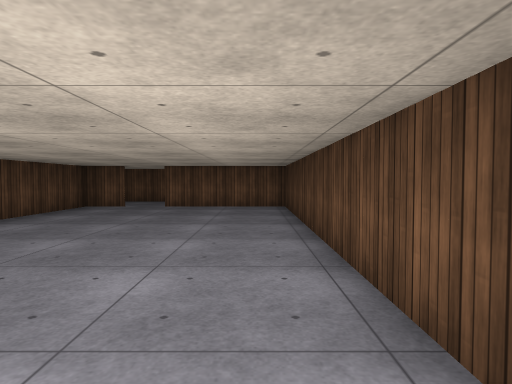
View 1 (above)

24 first-person views from a walk through a 3-D level made in the Unity game engine. The camera is 1.3 m above the floor, tilts 2° down and sees 75° across. Doors are open. The floor is counted in squares, 2 m on a side. Each view is taken from the middle of a square. On the plan, view 1 faces up. The plan holds only what a view shows up to about 10 squares ahead; the rest is blank. The place goes on beyond the plan. The player character is not drawn. Surface patterns are stand-ins for the level's own textures.

View 2
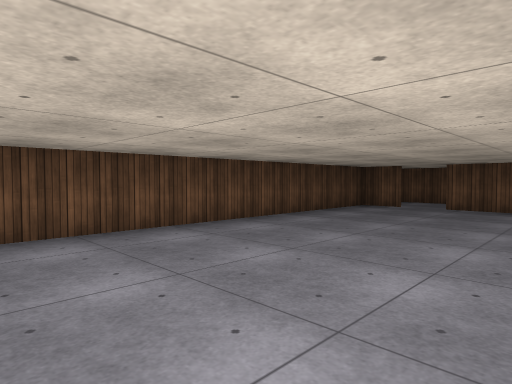

View 3
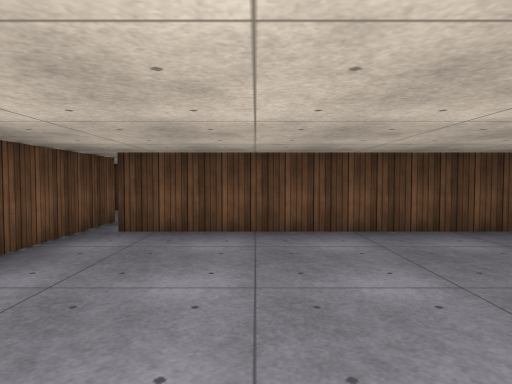

View 4
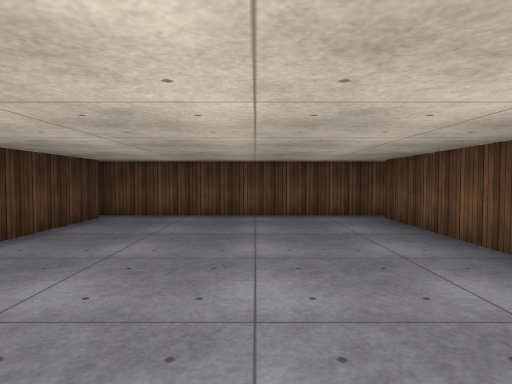

View 5
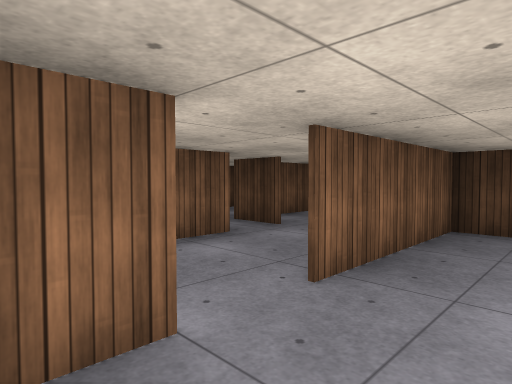

View 6
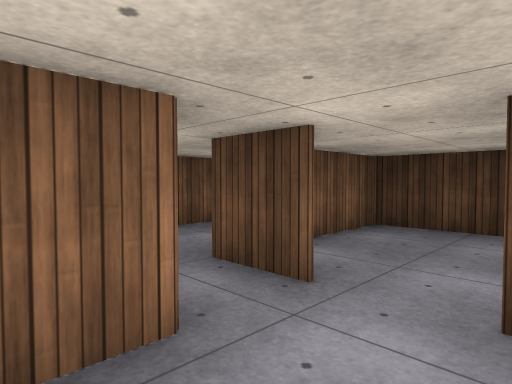

View 7
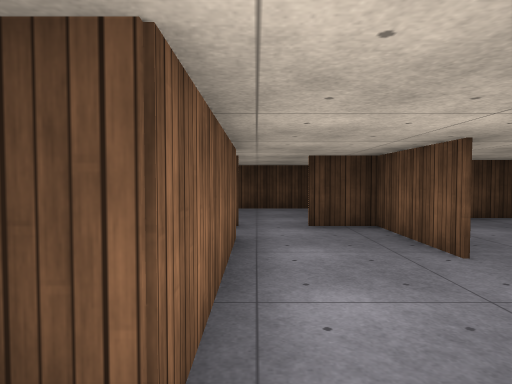

View 8
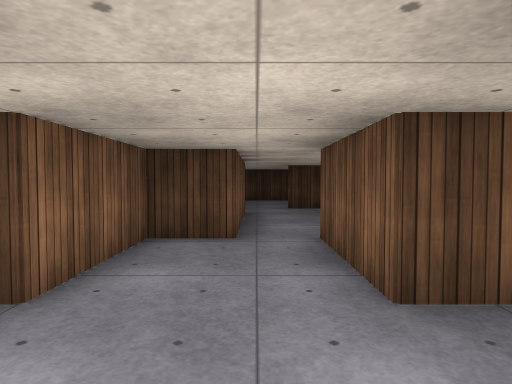

View 9
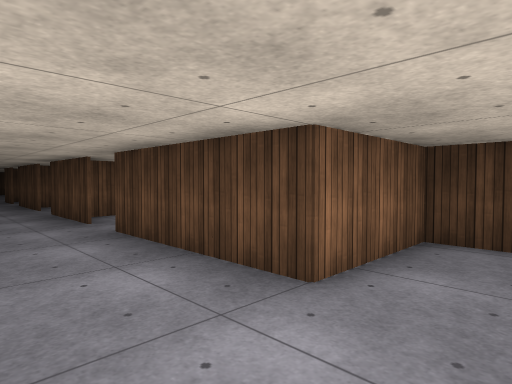

View 10
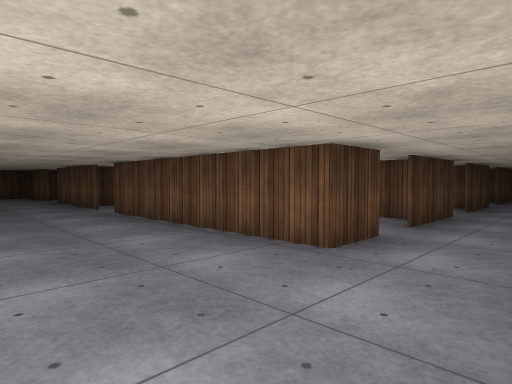

View 11
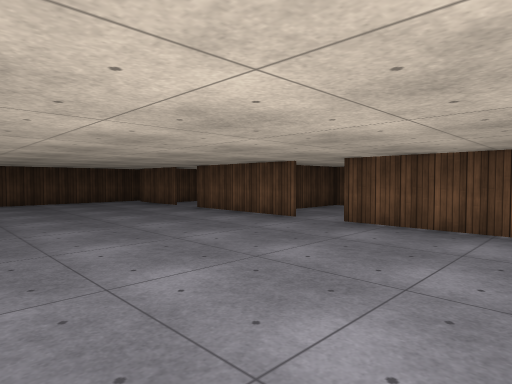

View 12
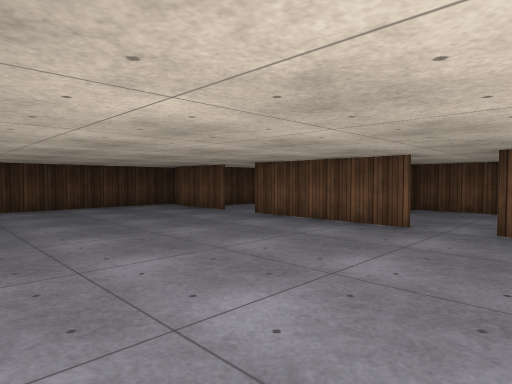

View 13
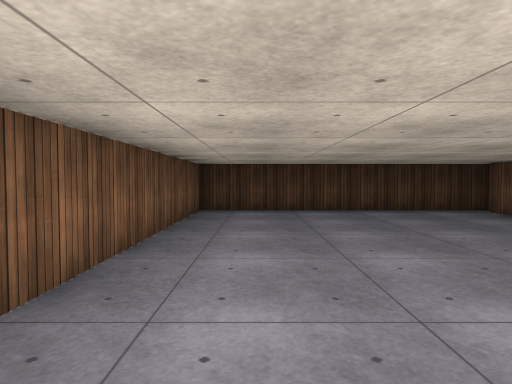

View 14
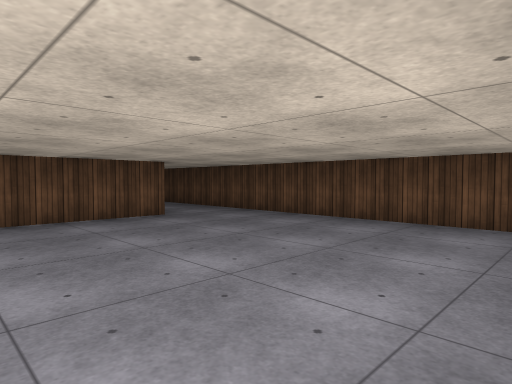

View 15
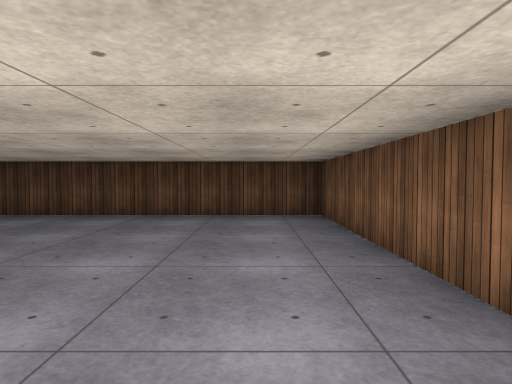

View 16
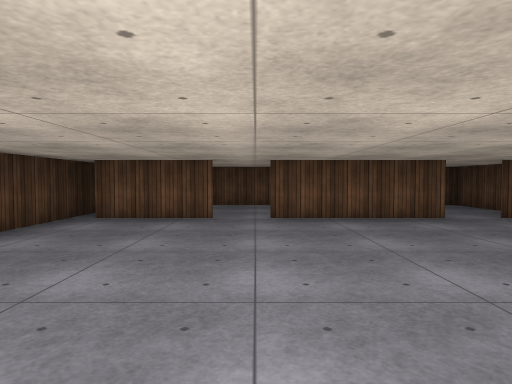

View 17
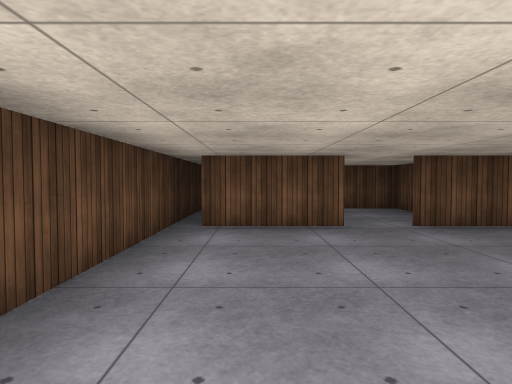

View 18
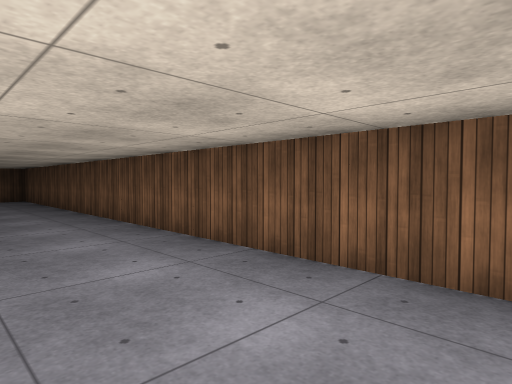

View 19
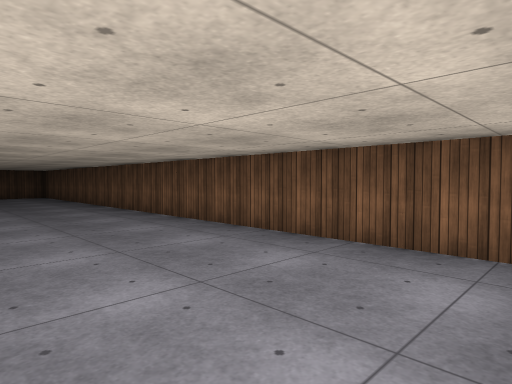

View 20
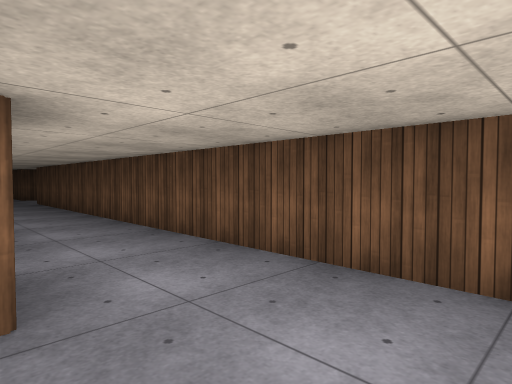

View 21
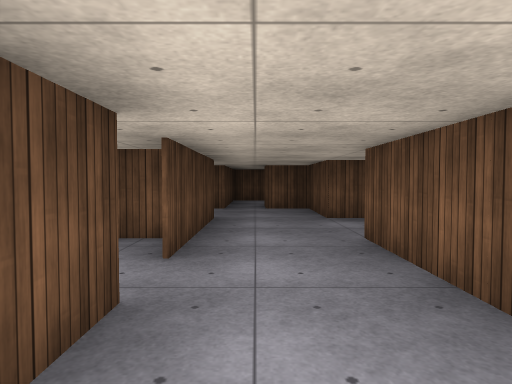

View 22
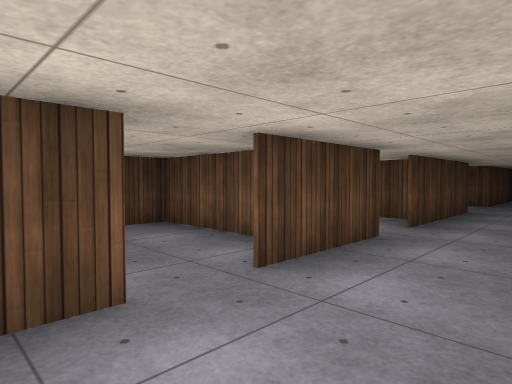

View 23
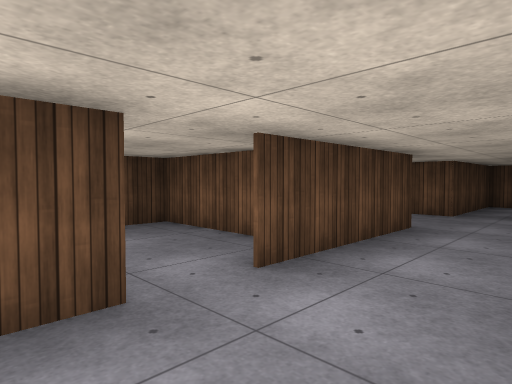

View 24
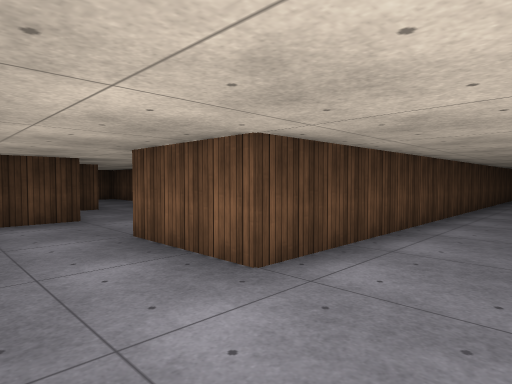

### Floor plan
Ten units are one square. View 1 is at (0, 0); x grows to the right and y downward. Boxes are objects, and circles mark ways between rooms. Rooms are numbered by the first view taken in them; rooms with no view inside come last. Other rooms are left out.
<svg viewBox="-125 -287 192 314">
<path fill="none" stroke="#000" d="M7 18 7 -82 -22 -82M-52 22 10 22M-31 -82 -42 -82 -42 18M-11 -102 -43 -102M-3 -101 -3 -112M-22 -83 -3 -83 -3 -92M-4 -223 28 -223M-63 -211 -63 -223 -12 -223M36 -223 59 -223M-63 -181 -63 -202M62 -195 62 -282 -82 -282 -82 -132M-63 -151 -63 -172M-43 -102 -43 -112 -63 -112 -63 -142M-103 -113 -82 -113 -82 -93 -71 -93M-63 -93 -42 -93M-103 -5 -103 -113M-22 -210 -22 -193 7 -193 7 -219M18 -202 18 -193 41 -193M47 -202 47 -216M27 -87 27 -112 9 -112M-54 -162 -60 -162M-61 -133 -33 -133 -33 -140"/>
<circle cx="-25" cy="-80" r="3" fill="#2a7"/>
<circle cx="-40" cy="-95" r="3" fill="#2a7"/>
<circle cx="-95" cy="-125" r="3" fill="#2a7"/>
<circle cx="-5" cy="-220" r="3" fill="#2a7"/>
<circle cx="35" cy="-220" r="3" fill="#2a7"/>
<circle cx="-60" cy="-145" r="3" fill="#2a7"/>
<text x="-10" y="-20">1</text>
<text x="-20" y="-100">2</text>
<text x="-20" y="-230">3</text>
<text x="-110" y="-70">4</text>
<text x="-10" y="-210">5</text>
<text x="30" y="-210">6</text>
<text x="10" y="-100">7</text>
<text x="-50" y="-150">8</text>
</svg>
Room 1 opens to room 2. Room 2 opens to room 3. Room 3 opens to room 4. Room 3 opens to room 5. Room 3 opens to room 6. Room 3 opens to room 8.

Where each view was taken, in squares from view 1:
view 1: 0 up, 0 right, facing up
view 2: 0 up, 0 right, facing up-left
view 3: 0 up, 0 right, facing left
view 4: 4 up, 2 left, facing down
view 5: 7 up, 4 left, facing up-right
view 6: 9 up, 2 left, facing up-right
view 7: 10 up, 5 left, facing right
view 8: 10 up, 8 left, facing right
view 9: 10 up, 8 left, facing up-right
view 10: 25 up, 8 left, facing down-right
view 11: 27 up, 4 left, facing down-right
view 12: 27 up, 2 left, facing down-right
view 13: 27 up, 1 left, facing right
view 14: 28 up, 3 left, facing down-left
view 15: 27 up, 2 left, facing left
view 16: 28 up, 3 right, facing down
view 17: 27 up, 5 right, facing down
view 18: 26 up, 4 right, facing up-left
view 19: 25 up, 6 right, facing up-left
view 20: 24 up, 6 left, facing down-left
view 21: 17 up, 7 left, facing down
view 22: 19 up, 8 left, facing down-right
view 23: 16 up, 8 left, facing down-right
view 24: 13 up, 12 left, facing down-right
